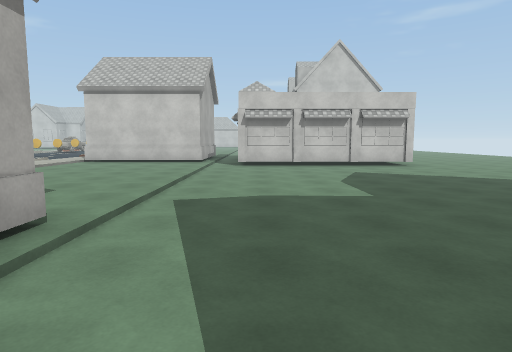
view 1 (above)

24 first-person views from a walk through a Unity game level. The camera is 1.5 m above the floor, tilts 6° down and sees 75° across. The floor is counted in squares, 2 m on a side. Each view is taken from the middle of a square. On the plan, view 1 faces up. The plan holds only what a view shows up to about 11 squares ahead; the rest is blank. The place goes on beyond the plan. The player is left out. Surface patterns are stand-ins for the level's own textures.

view 2
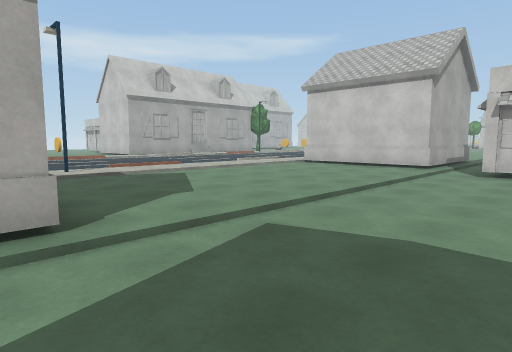

view 3
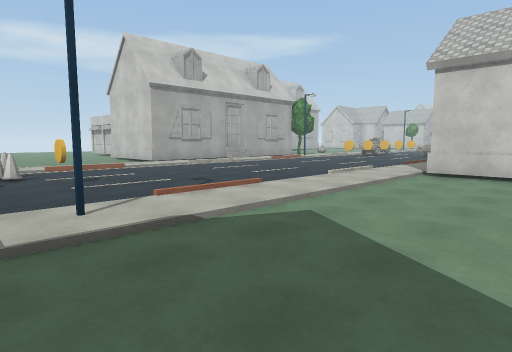

view 4
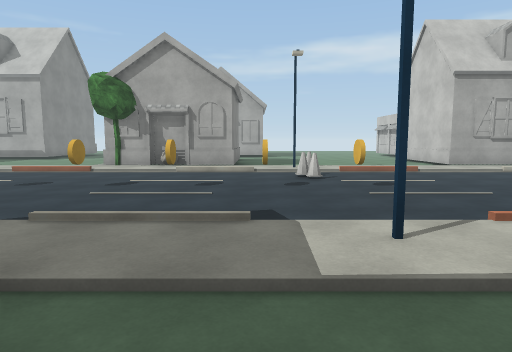

view 5
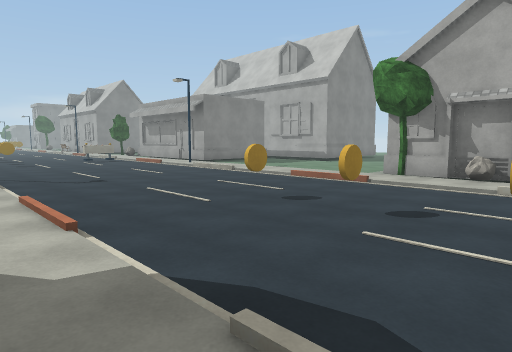

view 6
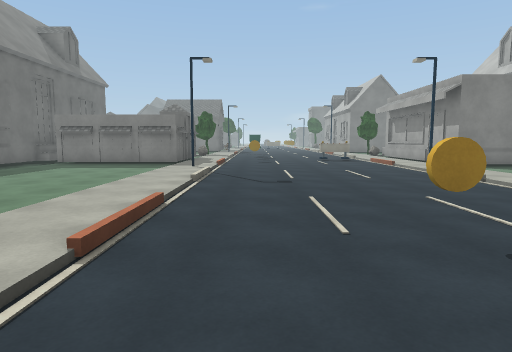

view 7
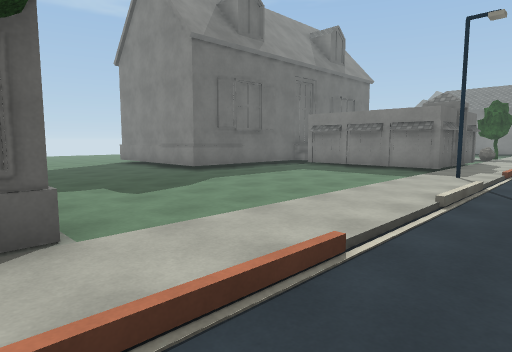

view 8
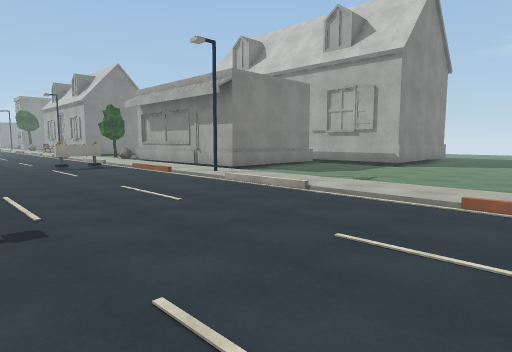

view 9
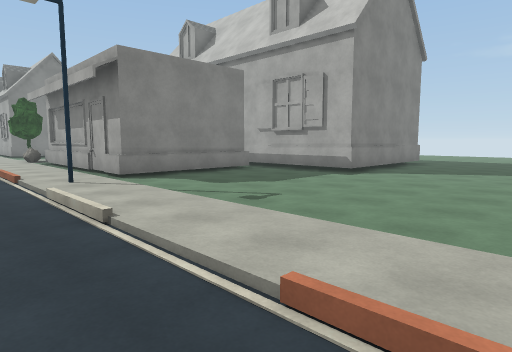

view 10
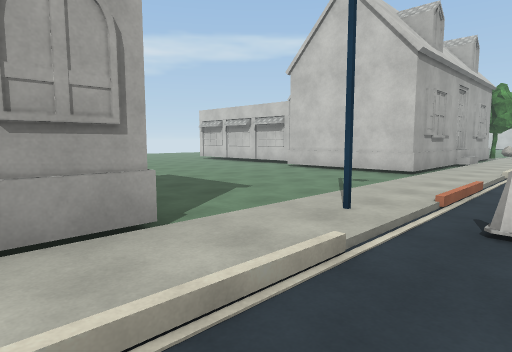

view 11
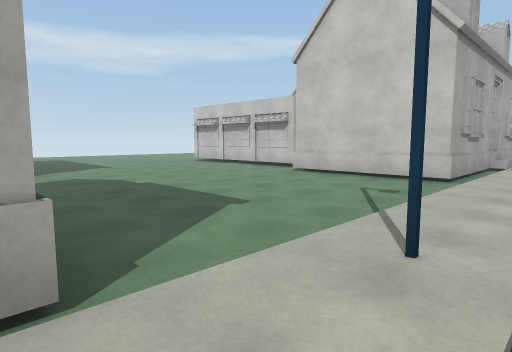

view 12
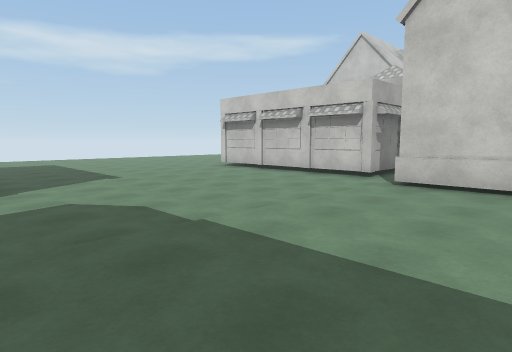

view 13
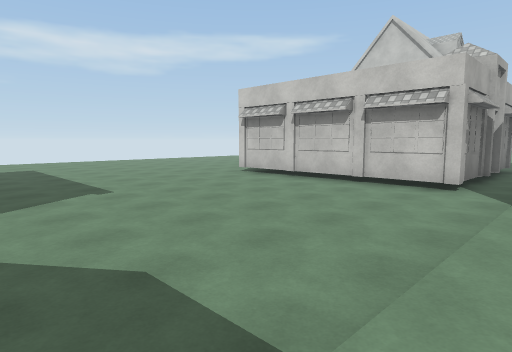

view 14
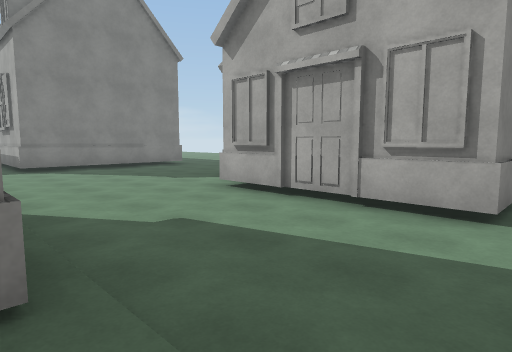

view 15
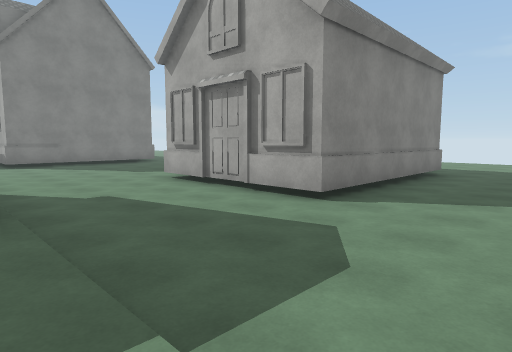

view 16
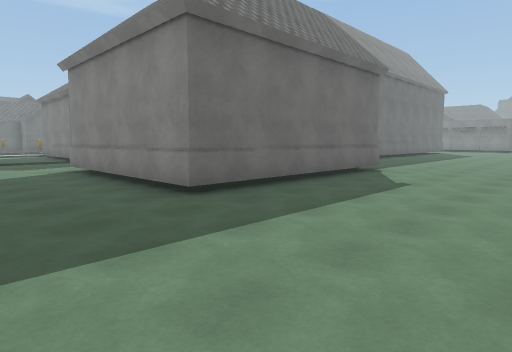

view 17
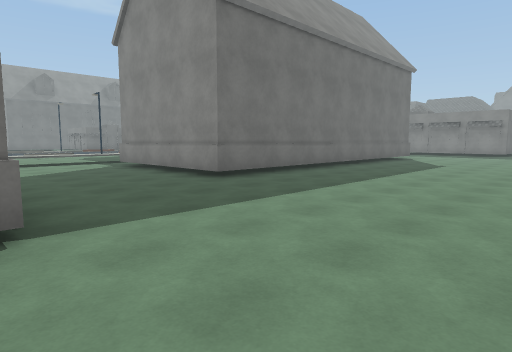

view 18
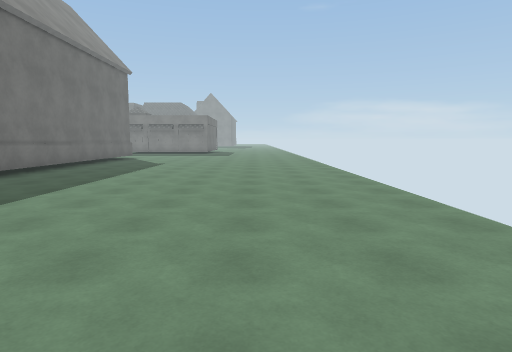

view 19
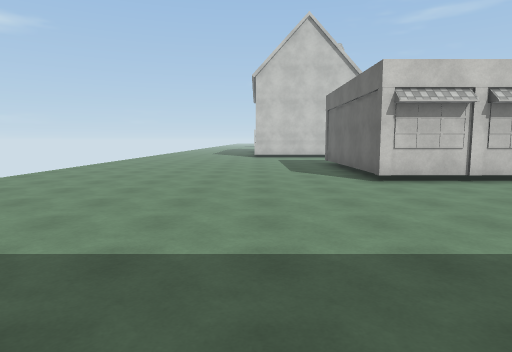

view 20
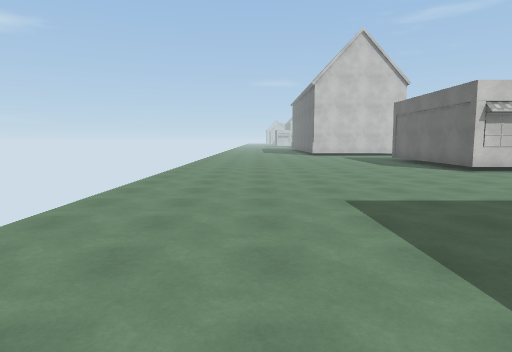

view 21
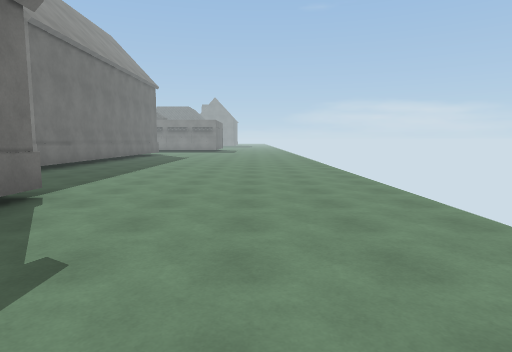

view 22
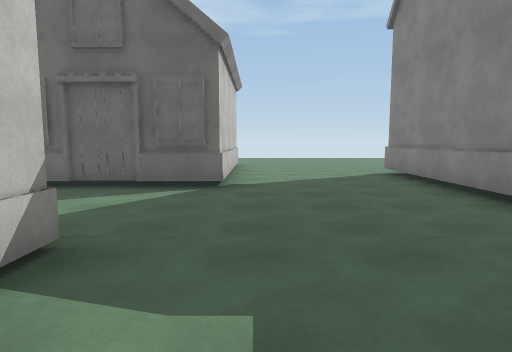

view 23
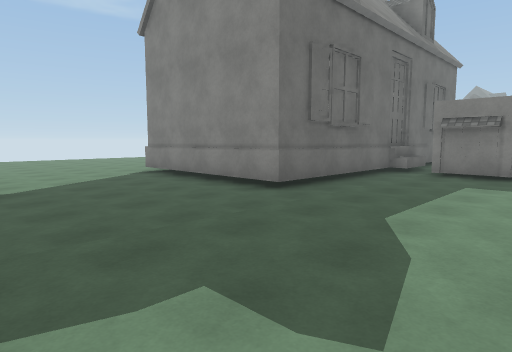

view 24
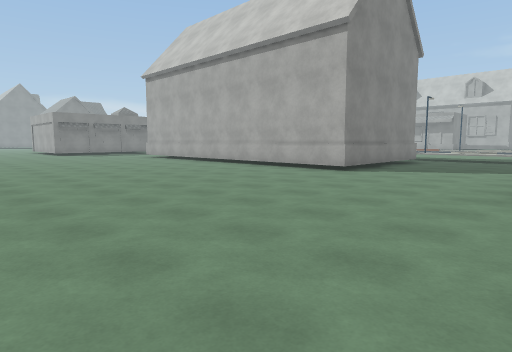

### Floor plan
Key: @ floor where view 1 was taken; # wall or solid block; . main floor; : floor 0.25 m higher than the main floor; / step, stairs or slope; O other object.
Columns run from 31 left of view 1 to 12 right of it. Each row starts with its distance up from view 1.
 13 ........#   #.   #:   ::/:O  O.
 12 ........#   #.   #:  :::/:O::O.
 11 ........#   #.   #:/::::/:OOOO.     ....
 10 ........#####.   #:/::::/:::::.#####....
  9 ..............####:/::::/:::::.........
  8 ..............:::::/::::/:::::........
  7 ..............:::::/::::/:::::........
  6 ..............:::::/::::/:::::.......
  5 ..............:::::/:O::/:::::......
  4 ..............::::#/O:::/#::::.....
  3  ....######...:::::/:O::/:::::.....
  2  ....#    #...O OO:/:O::/::  #...
  1  ....#    #...   O:/::::/:    ...#
  0 .....#    #...   O:/:O::/:     @.#
 -1 .....#    #...   O:/:O::/:O  #...#
 -2 .....#   .....  :::/::::/:::::...######.....
 -3 ..............:::::/::::/:::::..............
 -4 ..............:::::/::::/:::::..............
 -5 ..............:::::/::::/:::::..............
 -6 ..............:::::/::::/:::::..............
 -7 ........#####.:::::/::::/:::::.#####.......
 -8 ........#   #.::::#/::::/#::::.#   #.......
 -9 ........#   #.####:/::::/:::::.#   #.......
-10 ........#   #    #:/::::/:O###.#   #.......
-11 ........#        #:/:::O/:##  .#     ......
-12 ........#        #:/O::  :#   .#      .....
-13 ........#        #:/::   :O    #       ...

Where each view was taken, in squares from view 1:
view 1: 0 up, 0 right, facing up
view 2: 2 up, 1 right, facing up-left
view 3: 3 up, 3 left, facing up-left
view 4: 3 up, 4 left, facing left
view 5: 2 up, 6 left, facing down-left
view 6: 1 up, 8 left, facing down
view 7: 1 down, 8 left, facing down-right
view 8: 2 down, 8 left, facing down-left
view 9: 2 down, 11 left, facing down-left
view 10: 1 up, 11 left, facing up-left
view 11: 2 up, 12 left, facing up-left
view 12: 3 up, 15 left, facing up-left
view 13: 4 up, 17 left, facing up-left
view 14: 4 up, 17 left, facing down-left
view 15: 6 up, 17 left, facing down-left
view 16: 6 up, 30 left, facing down-right
view 17: 2 down, 29 left, facing down-right
view 18: 2 down, 29 left, facing down
view 19: 4 up, 26 left, facing up
view 20: 2 up, 29 left, facing up
view 21: 2 up, 29 left, facing down
view 22: 3 down, 4 left, facing right
view 23: 2 down, 4 left, facing down-right
view 24: 2 down, 12 right, facing down-left
